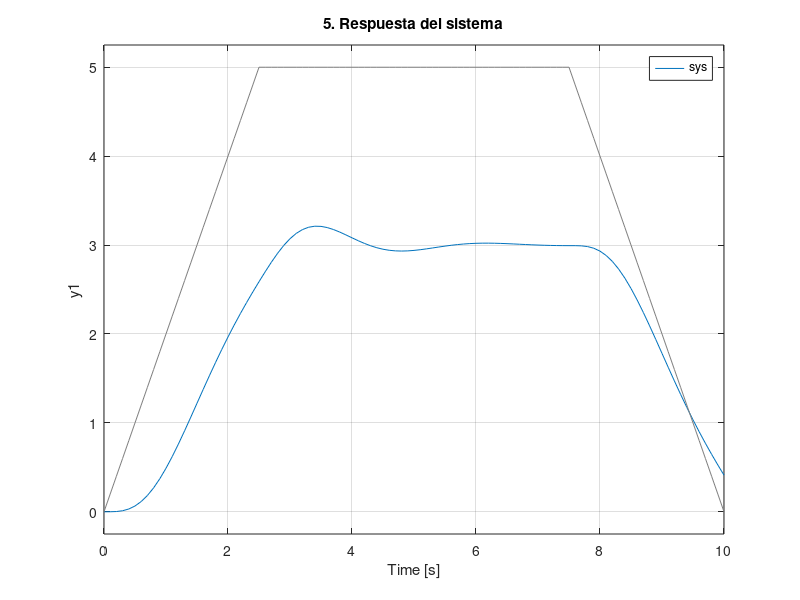
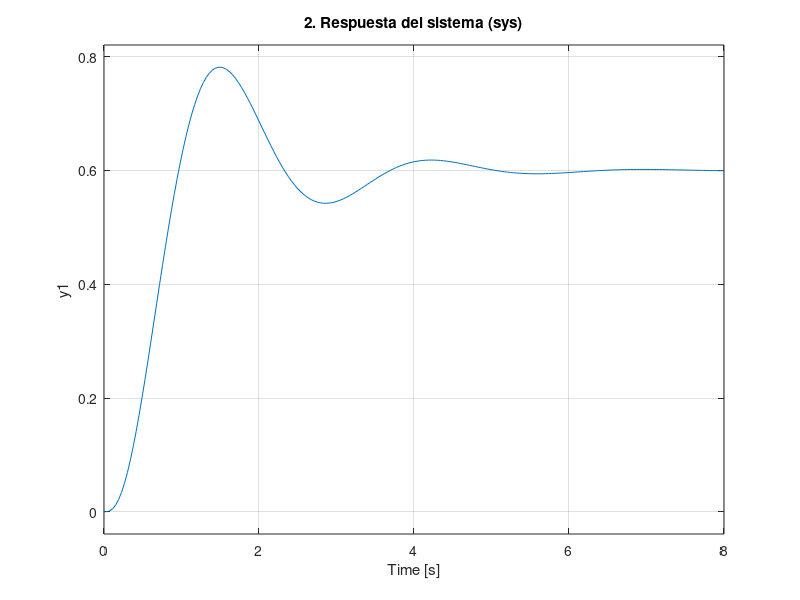

Write MATLAB code to recreate these figures, in order.
% 1. Representar el sistema como un objeto LTI.
A = [0 1 0; 0 0 1; -50 -20 -10];
B = [0; 0; 1];
C = [30 0 0];
D = 0;
sys = ss(A, B, C, D);
display(sys);


%% 2. Obtener la respuesta del sistema, la evolucion de las variables de estado, considerando una entrada escalon unitario y condiciones iniciales nulas.
figure(1)
step(sys); title("2. Respuesta del sistema");

figure(2)
[~, t, x] = step(sys);
plot(t, x); title("2. Evolución de las variables de estado");


%% 3. Obtener la respuesta del sistema y la evoluci´on de las variables de estado, considerando condiones iniciales x0 = [0, 5, −1] y entrada nula.
x0 = [0, 5, -1];

figure(1)
initial(sys, x0); title("3. Respuesta del sistema");

figure(2)
[~, t, x] = initial(sys, x0);
plot(t, x); title("3. Evolución de las variables de estado");


%% 4. Obtener la respuesta del sistema y evolucion de los estados ante una entrada escalon unitario y condiciones inicales x0 = [0, 5, −1].
x0 = [0, 5, -1];
t_sim = 0:0.1:10;
u = ones(1, length(t_sim));

figure(1)
lsim(sys, u, t_sim, x0); title("4. Respuesta del sistema");

figure(2)
[~, ts, x] = lsim(sys, u, t_sim, x0);
plot(ts, x); title("4. Evolución de las variables de estado");


%% 5. Obtener la respuesta del sistema cuando la entrada es como la que se muestra en la figura y suponiendo condiciones iniciales nulas
x0 = [0, 0, 0];
t_sim = 0:0.1:10;
u = zeros(1, length(t_sim));

% Tramo 1:
u(t_sim>=0 & t_sim<=2.5) = 5*(t_sim(t_sim>=0 & t_sim<=2.5))/2.5;

% Tramo 2:
u(t_sim>2.5 & t_sim<=7.5) = 5;

% Tramo 3:
u(t_sim>7.5 & t_sim<=10) = 5*(1-(t_sim(t_sim>7.5 & t_sim<=10)-7.5)/2.5);

figure(1)
lsim(sys, u, t_sim, x0); title("5. Respuesta del sistema");

figure(2)
[~, ts, x] = lsim(sys, u, t_sim, x0);
plot(ts, x); title("5. Evolución de las variables de estado");


%% 6. Obtener la funcion de transferencia del sistema y la salida de dicha funcion ante un escalon unitario, comprobar que el resultado coincide con la 2ª cuestion
sys_tf = tf(sys);
subplot(1, 2, 1);
step(sys_tf); title("6. Respuesta del sistema (tf)");
subplot(1, 2, 2);
step(sys); title("2. Respuesta del sistema (sys)");